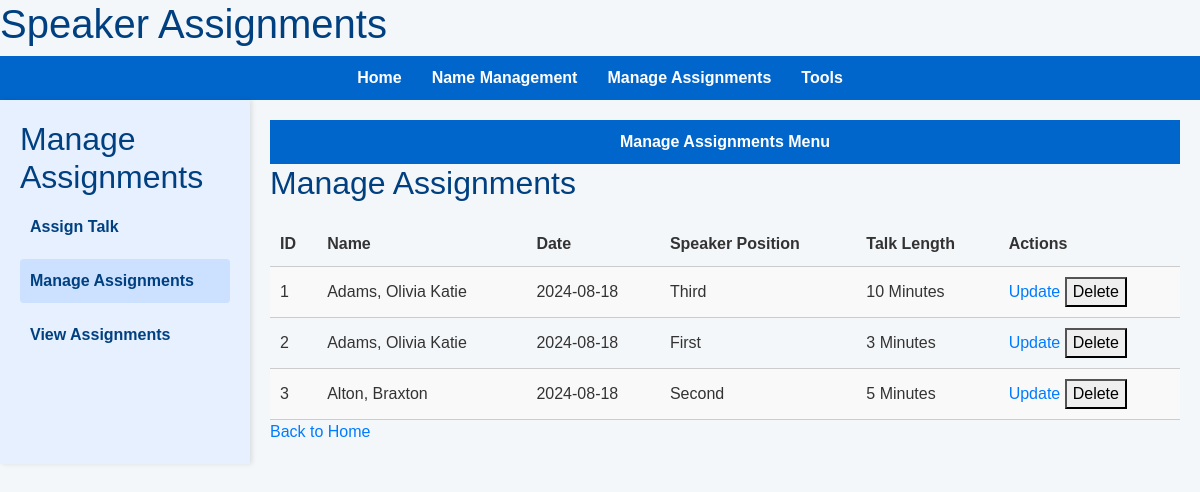
Before: /assign/manage with the older database file.
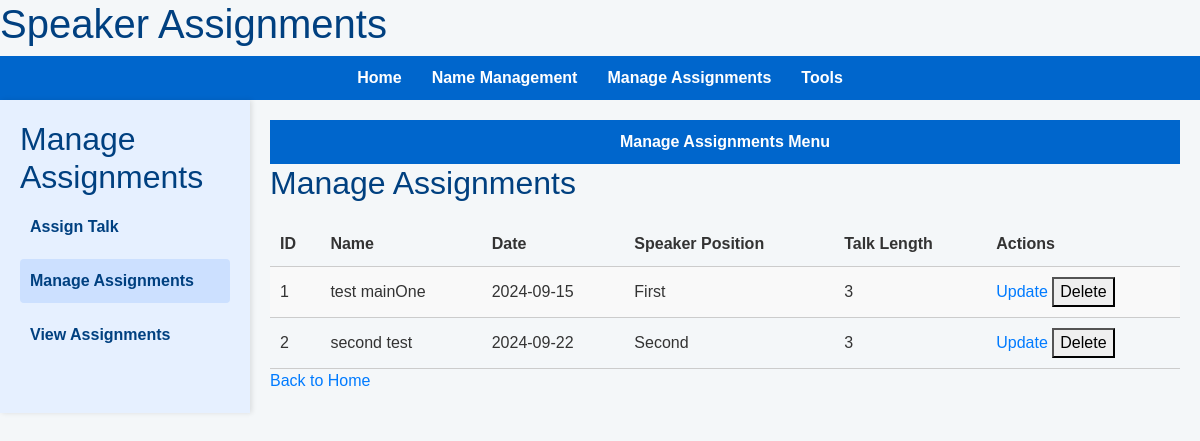
After: the same page with the newer database file.
### app/models.py (models this page shows)
class TalkAssignment(db.Model):
    id = db.Column(db.Integer, primary_key=True)
    speaker_id = db.Column(db.Integer, db.ForeignKey('record.id'), nullable=False)
    date = db.Column(db.Date, nullable=False)
    speaker_pos = db.Column(db.String(50), nullable=False)
    talk_length = db.Column(db.String(20), nullable=False)
    theme_id = db.Column(db.Integer, db.ForeignKey('theme.id'), nullable=True)
    topic_id = db.Column(db.Integer, db.ForeignKey('topic.id'), nullable=True)

class Record(db.Model):
    id = db.Column(db.Integer, primary_key=True)
    name = db.Column(db.String(80), unique=True, nullable=False)
    exception = db.Column(db.String(20), nullable=True)
    assignments = db.relationship('TalkAssignment', backref='speaker', lazy=True)

### app/routes/assign.py (the view)
@bp.route('/manage', methods=['GET'])
def manage_assignments():
    assignments = TalkAssignment.query.all()
    return render_template('manage_assignments.html', assignments=assignments)

### app/templates/manage_assignments.html
{% extends "base.html" %}
{% block content %}
{% include '_navigation.html' %}
<h2>Manage Assignments</h2>
<table>
    <tr>
        <th>ID</th>
        <th>Name</th>
        <th>Date</th>
        <th>Speaker Position</th>
        <th>Talk Length</th>
        <th>Actions</th>
    </tr>
    {% for assignment in assignments %}
    <tr>
        <td>{{ assignment.id }}</td>
        <td>{{ assignment.speaker.name }}</td>
        <td>{{ assignment.date }}</td>
        <td>{{ assignment.speaker_pos }}</td>
        <td>{{ assignment.talk_length }}</td>
        <td>
            <a href="{{ url_for('assign.update_assignment', assignment_id=assignment.id) }}">Update</a>
            <form action="{{ url_for('assign.delete_assignment', assignment_id=assignment.id) }}" method="POST" style="display:inline;">
                <button type="submit" onclick="return confirm('Are you sure you want to delete this assignment?');">Delete</button>
            </form>
        </td>
    </tr>
    {% endfor %}
</table>
<a href="{{ url_for('main.index') }}">Back to Home</a>
{% endblock %}

### app/templates/base.html (shortened to what this page needs)
<!DOCTYPE html>
<html lang="en">
    <head>
        <link href="https://stackpath.bootstrapcdn.com/bootstrap/4.5.2/css/bootstrap.min.css" rel="stylesheet">
        <link rel="stylesheet" href="{{ url_for('static', filename='css/style.css') }}">
    </head>
<body>
    <header>
        <h1>Speaker Assignments</h1>
        <nav>
            <ul>
                <li><a href="{{ url_for('main.index') }}">Home</a></li>
                <li><a href="{{ url_for('name_management.index') }}">Name Management</a></li>
                <li><a href="{{ url_for('assign.index') }}">Manage Assignments</a></li>
                <li><a href="#">Tools</a></li>
            </ul>
        </nav>
    </header>
    <div class="main-content">
        <div class="sidebar">
            {% block sidebar %}
            {% if 'name_management' in request.endpoint %}
                {% include 'sidebars/name_management_menu.html' %}
            {% elif 'assign' in request.endpoint %}
                {% include 'sidebars/manage_assignments_menu.html' %}
            {% elif 'exception' in request.endpoint %}
                {% include 'sidebars/exception_sidebar.html' %}
            {% endif %}
            {% endblock %}
        </div>
        <div class="content">
            {% block content %}
            {% endblock %}
        </div>
    </div>
</body>
</html>

### app/templates/sidebars/manage_assignments_menu.html
<h2>Manage Assignments</h2>
<ul>
    <li><a href="{{ url_for('assign.assign_talk') }}" class="{% if request.endpoint == 'assign.assign_talk' %}active{% endif %}">Assign Talk</a></li>
    <li><a href="{{ url_for('assign.manage_assignments') }}" class="{% if request.endpoint == 'assign.manage_assignments' %}active{% endif %}">Manage Assignments</a></li>
    <li><a href="{{ url_for('view.view_assignments') }}" class="{% if request.endpoint == 'view.view_assignments' %}active{% endif %}">View Assignments</a></li>
</ul>

### app/templates/_navigation.html
<nav>
    <ul>
        <li><a href="{{ url_for('assign.manage_assignments_menu') }}">Manage Assignments Menu</a></li>
    </ul>
</nav>

### app/static/css/style.css (style rules this page uses)
body { font-family: Arial, sans-serif; background-color: #f4f7f9; color: #333; margin: 0; padding: 0; }
nav { background-color: #0066cc; padding: 10px 0; }
nav ul { list-style-type: none; margin: 0; padding: 0; display: flex; justify-content: center; }
nav ul li { margin: 0 15px; }
nav ul li a { color: #fff; text-decoration: none; font-weight: bold; }
h1, h2 { color: #004080; }
table { width: 100%; border-collapse: collapse; margin-top: 20px; }
table th, table td { padding: 10px; text-align: left; border-bottom: 1px solid #ccc; }
table tbody tr:nth-child(even) { background-color: #f9f9f9; }
.main-content { display: flex; }
.sidebar { width: 250px; background-color: #e6f0ff; padding: 20px; box-shadow: 2px 0 5px rgba(0, 0, 0, 0.1); }
.sidebar ul { list-style-type: none; padding: 0; }
.sidebar ul li { margin-bottom: 10px; }
.sidebar ul li a { text-decoration: none; color: #004080; font-weight: bold; padding: 10px; display: block; }
.sidebar ul li a.active { background-color: #cce0ff; border-radius: 4px; }
.content { flex-grow: 1; padding: 20px; }

Changed rows visible on the page:
removed TalkAssignment: id "3", speaker.name "Alton, Braxton", date "2024-08-18", speaker_pos "Second", talk_length "5 Minutes"
changed TalkAssignment id 1: speaker.name "Adams, Olivia Katie" → "test mainOne"; date "2024-08-18" → "2024-09-15"; speaker_pos "Third" → "First"; talk_length "10 Minutes" → "3"
changed TalkAssignment id 2: speaker.name "Adams, Olivia Katie" → "second test"; date "2024-08-18" → "2024-09-22"; speaker_pos "First" → "Second"; talk_length "3 Minutes" → "3"
